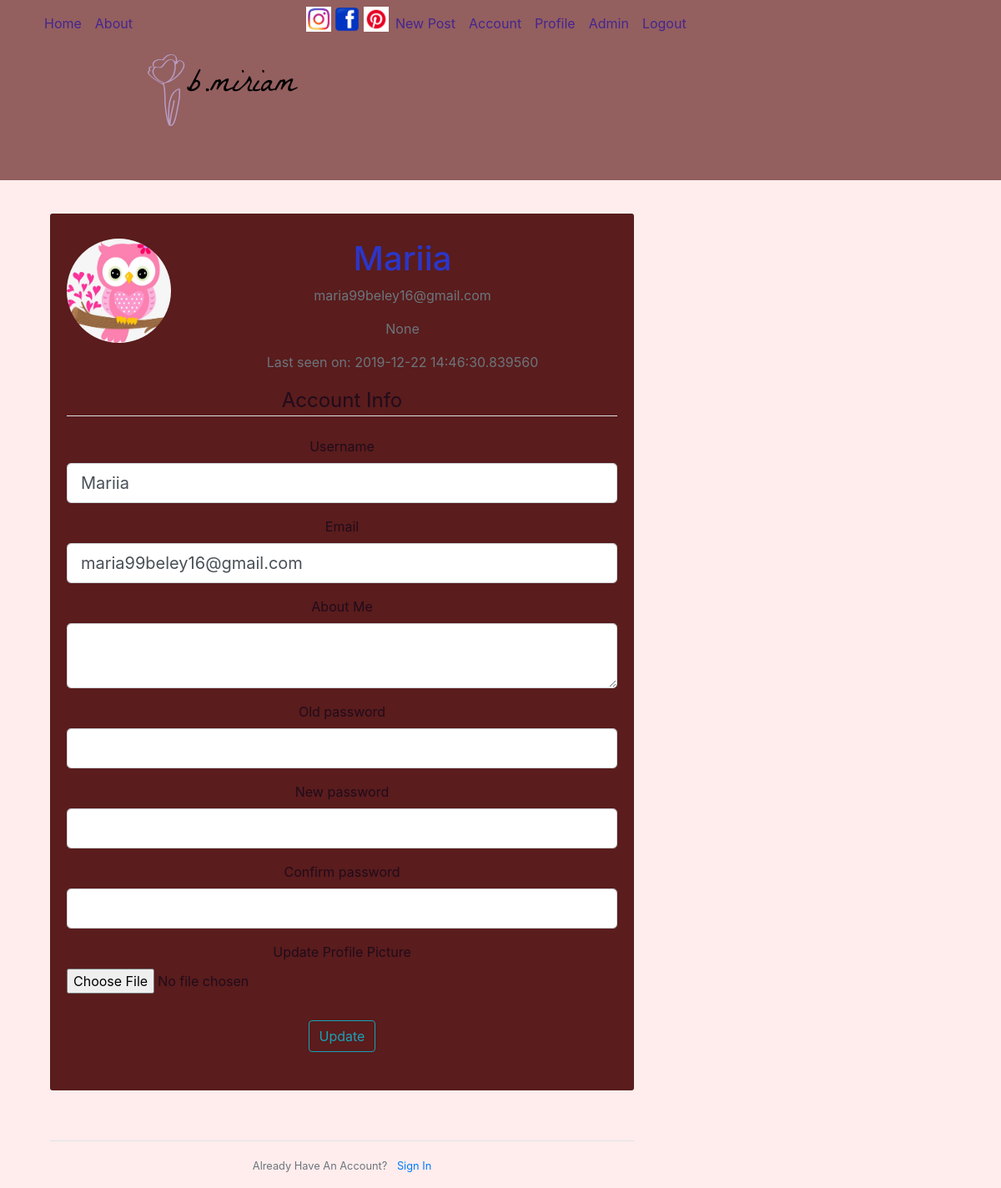
Page /account (signed in) on the earlier database version.
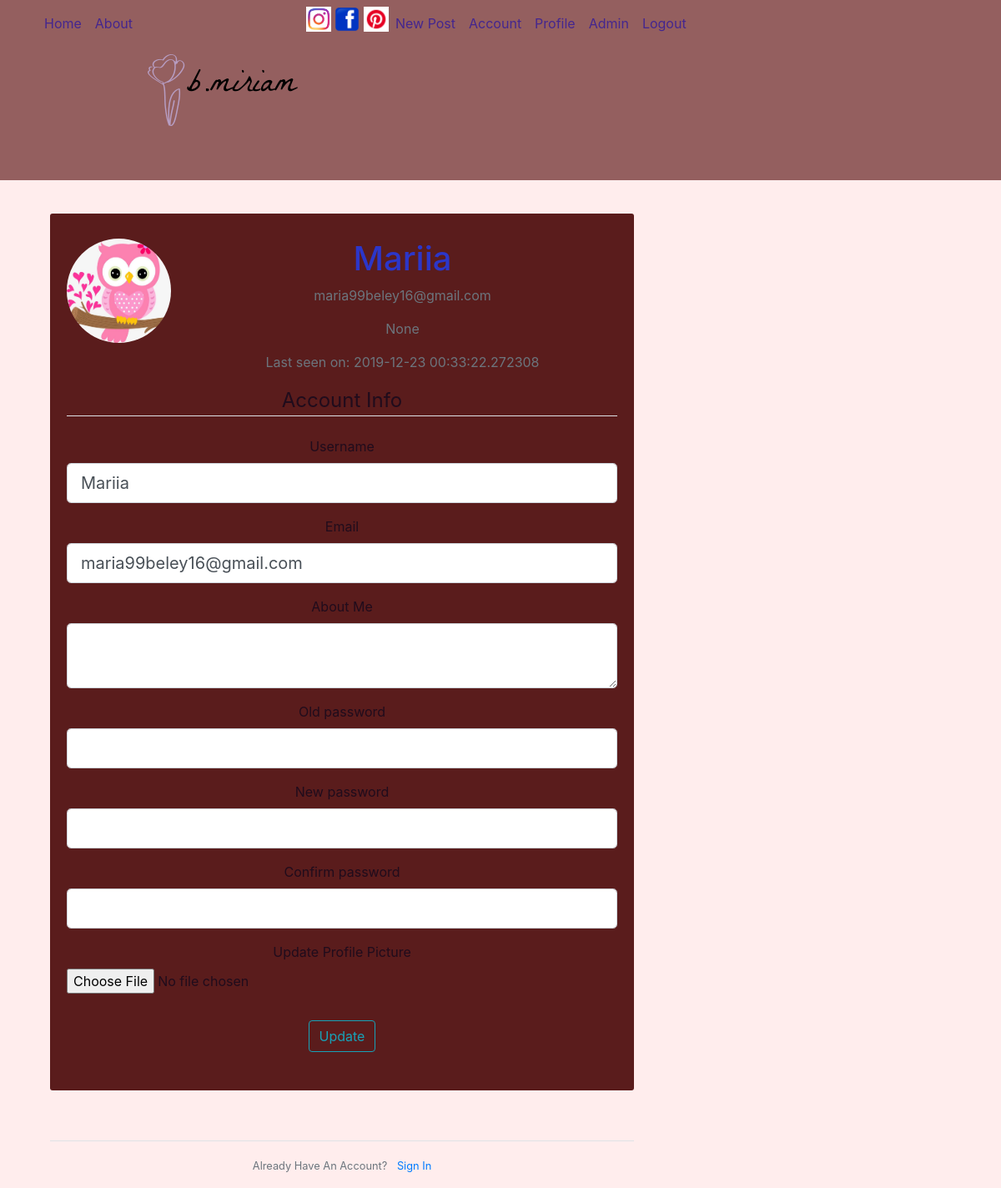
Same page on the later database version.
### myblog/models.py (models this page shows, shortened)
class User(db.Model, UserMixin):
	id = db.Column(db. Integer, primary_key=True)
	username = db.Column(db.String(20), unique=True, nullable=False)
	email = db.Column(db.String(120), unique=True, nullable=False)
	image_file = db.Column(db.String(20), nullable=False, default='default.jpg')
	password = db.Column(db.String(60), nullable=False)
	posts = db.relationship( 'Post', backref='author', lazy=True)
	about_me = db.Column(db.String(140))
	last_seen = db.Column(db.DateTime, default=datetime.utcnow)
	admin = db.Column(db.Boolean())

### myblog/routes.py (the view)
@app.route("/account", methods=['GET', 'POST'])
@login_required
def account():
    form = UpdateAccountForm()
    if form.validate_on_submit():
        if form.picture.data:
            picture_file = save_picture(form.picture.data)
            current_user.image_file = picture_file
        current_user.username = form.username.data
        current_user.email = form.email.data
        current_user.about_me = form.about_me.data
        if bcrypt.check_password_hash(current_user.password, form.old_pass.data):
            hashed_password = bcrypt.generate_password_hash(form.new_pass.data).decode('utf-8')
            current_user.password = hashed_password
        else:
            flash('Old password is wrong!', 'danger')
            return redirect('account')
        db.session.commit()
        flash('Your account has been updated!', 'success')
        return redirect(url_for('account'))
    elif request.method == 'GET':
        form.username.data = current_user.username
        form.email.data = current_user.email
        form.about_me.data = current_user.about_me
    image_file = url_for('static', filename='profile_pics/' + current_user.image_file)
    return render_template('account.html', title='Account', image_file=image_file, form=form)

### myblog/forms.py (shortened to what this page needs)
class UpdateAccountForm(FlaskForm):
	username = StringField('Username', validators=[DataRequired(), Length(min=2, max=20)])
	email = StringField('Email', validators=[DataRequired(), Email()])
	about_me = TextAreaField('About Me')
	picture = FileField('Update Profile Picture', validators=[FileAllowed(['jpg', 'png'])])
	old_pass = PasswordField('Old password', validators=[DataRequired()])
	new_pass = PasswordField('New password', validators=[DataRequired()])
	confirm_pass = PasswordField('Confirm password', validators=[DataRequired(), EqualTo('new_pass')])
	submit = SubmitField('Update')

### myblog/models.py (called while the page is built)
@login_manager.user_loader
def load_user(user_id):
	return User.query.get(int(user_id))

### myblog/routes.py (called while the page is built)
@app.before_request
def before_request():
    if current_user.is_authenticated:
        current_user.last_seen = datetime.utcnow()
        db.session.commit()

@app.before_request
def before_request():
    if current_user.is_authenticated:
        current_user.last_seen = datetime.utcnow()
        db.session.commit()

### myblog/templates/account.html (shortened to what the changed rows need)
{% extends "layout.html" %}
{% block content %}
    <div class="content-section">
    	<div class="media">
    		<div class="media-body">
    			<h2 class="account-heading">{{ current_user.username }}</h2>
                <p class="text-secondary">{{ current_user.email }}</p>
            <p class="text-secondary">{{ current_user.about_me }}</p>
            <p class="text-secondary">Last seen on: {{ current_user.last_seen }}</p>
    		</div>
    	</div>
        <form method="POST" action="" enctype="multipart/form-data">
            <fieldset class="form-group">
                <div class="form-group">
                    {{ form.username.label(class="form-control-label") }}
                    {% if form.username.errors %}
                        {{ form.username(class="form-control form-control-lg is-invalid") }}
                        <div class="invalid-feedback">
                            {% for error in form.username.errors %}
                                <span>{{ error }}</span>
                            {% endfor %}
                        </div>
                    {% else %}
                        {{ form.username(class="form-control form-control-lg") }}
                    {% endif %}
                </div>
                <div class="form-group">
                    {{ form.email.label(class="form-control-label") }}
                    {% if form.email.errors %}
                        {{ form.email(class="form-control form-control-lg is-invalid") }}
                        <div class="invalid-feedback">
                            {% for error in form.email.errors %}
                                <span>{{ error }}</span>
                            {% endfor %}
                        </div>
                    {% else %}
                        {{ form.email(class="form-control form-control-lg") }}
                    {% endif %}
                </div>
                <div class="form-group">
                    {{ form.about_me.label(class="form-control-label") }}
                    {% if form.about_me.errors %}
                        {{ form.about_me(class="form-control form-control-lg is-invalid") }}
                        <div class="invalid-feedback">
                            {% for error in form.about_me.errors %}
                                <span>{{ error }}</span>
                            {% endfor %}
                        </div>
                    {% else %}
                        {{ form.about_me(class="form-control form-control-lg") }}
                    {% endif %}
                </div>
            </fieldset>
        </form>
    </div>
{% endblock content %}

Differences in the rows shown:
changed User "Mariia": last_seen "2019-12-22 14:46:30.839560" → "2019-12-23 00:33:22.272308"
